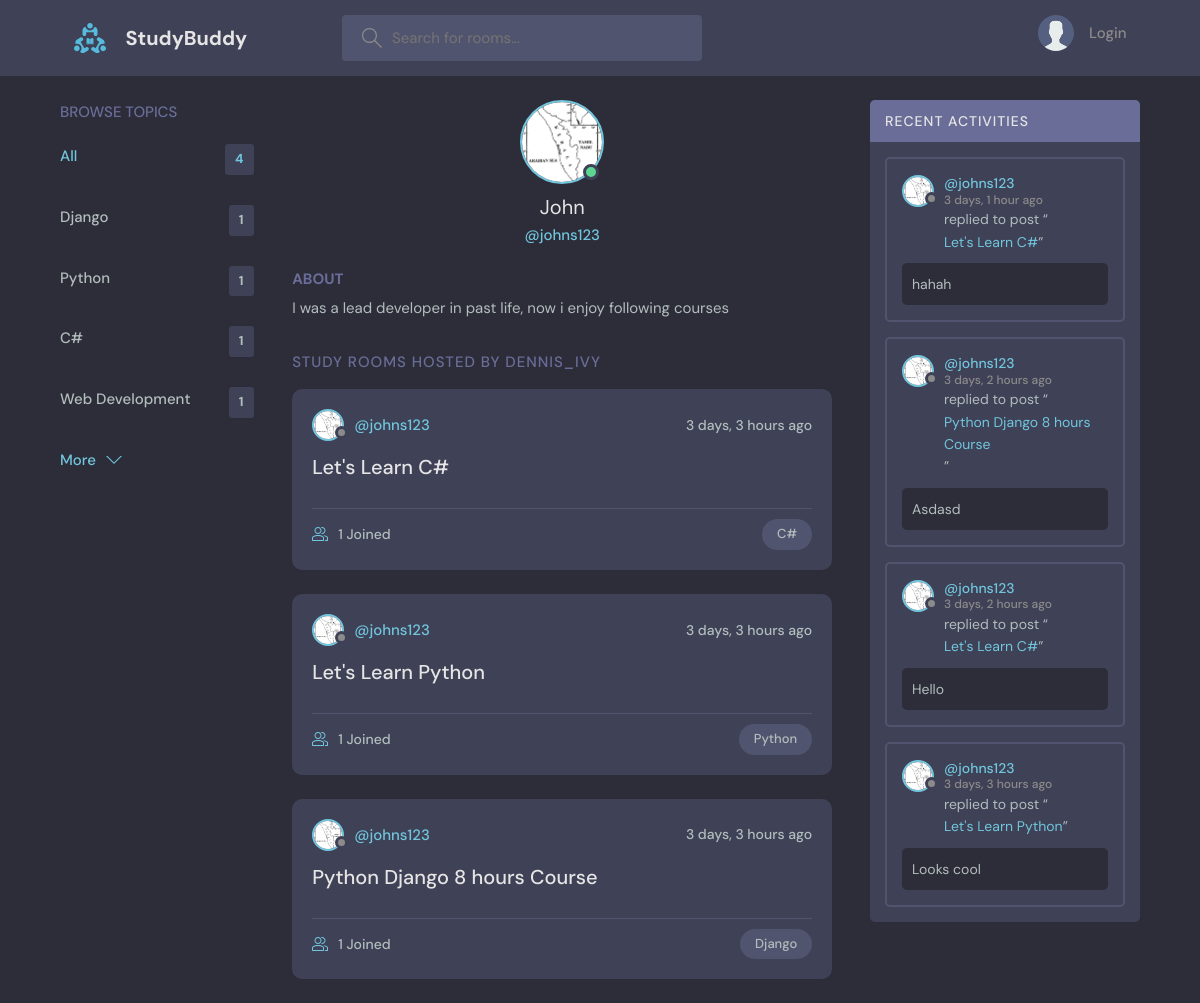
Page /profile/1/ on the committed database.
### base/models.py (models this page shows, shortened)
class Topic(models.Model):
    name = models.CharField(max_length=200)

class User(AbstractUser):
    name = models.CharField(max_length=200, null=True)
    email = models.EmailField(unique=True, null=True)
    bio = models.TextField(null=True)
    avatar = models.ImageField(null=True, default="avatar.svg")
    USERNAME_FIELD = 'email'
    REQUIRED_FIELDS = []

class Room(models.Model):
    host = models.ForeignKey(User, on_delete=models.SET_NULL, null=True)
    topic = models.ForeignKey(Topic, on_delete=models.SET_NULL, null=True)
    name = models.CharField(max_length=200)
    description = models.TextField(null=True, blank=True)
    participants = models.ManyToManyField(
        User, related_name='participants', blank=True)
    updated = models.DateTimeField(auto_now=True)
    created = models.DateTimeField(auto_now_add=True)
    class Meta:
        ordering = ['-updated', '-created']
    def __str__(self):
        return self.name

class Message(models.Model):
    user = models.ForeignKey(User, on_delete=models.CASCADE)
    room = models.ForeignKey(Room, on_delete=models.CASCADE)
    body = models.TextField()
    updated = models.DateTimeField(auto_now=True)
    created = models.DateTimeField(auto_now_add=True)
    class Meta:
        ordering = ['-updated', '-created']

### base/views.py (the view)
# urls.py: path('profile/<str:pk>/', views.userProfile, name="user-profile"),
def userProfile(request, pk):
    user = User.objects.get(id=pk)
    rooms = user.room_set.all()
    room_messages = user.message_set.all()
    topics = Topic.objects.all()
    context = {'user': user, 'rooms': rooms,
               'room_messages': room_messages, 'topics': topics}
    return render(request, 'base/profile.html', context)

### base/templates/base/profile.html (shortened to what this page needs)
{% extends 'main.html' %}
{% block content %}
<main class="profile-page layout layout--3">
  <div class="container">
    {% include 'base/topics_component.html' %}
    <div class="roomList">
      <div class="profile">
        <div class="profile__avatar">
          <div class="avatar avatar--large active">
            <img src="{{user.avatar.url}}" />
          </div>
        </div>
        <div class="profile__info">
          <h3>{{user.name}}</h3>
          <p>@{{user.username}}</p>
        </div>
        <div class="profile__about">
          <h3>About</h3>
          <p>
            {{user.bio}}
          </p>
        </div>
      </div>
      <div class="roomList__header">
        <div>
          <h2>Study Rooms Hosted by dennis_ivy</a>
          </h2>
        </div>
      </div>
      {% include 'base/feed_component.html' %}
    </div>
    {% include 'base/activity_component.html' %}
  </div>
</main>
{% endblock content %}

### templates/main.html (shortened to what this page needs)
<!DOCTYPE html>
{% load static %}
<html lang="en">
  <head>
    <link rel="stylesheet" href="{% static 'styles/style.css' %}" />
  </head>
  <body>
    {% include 'navbar.html' %}
    {% block content%}
    {% endblock %}
  </body>
</html>

### templates/navbar.html (shortened to what this page needs)
{% load static %}
<header class="header header--loggedIn">
    <div class="container">
      <a href="{% url 'home' %}" class="header__logo">
        <img src="{% static 'images/logo.svg' %}" />
        <h1>StudyBuddy</h1>
      </a>
      <form class="header__search" method="GET" action= "{% url 'home' %}"">
        <label>
          <input name ="q" placeholder="Search for rooms..." />
        </label>
      </form>
      <nav class="header__menu">
        {% if request.user.is_authenticated %}
        <div class="header__user">
          <a href="{% url 'update-user' %}">
            <div class="avatar avatar--medium active">
              <img src="{{request.user.avatar.url}}" />
            </div>
            <p>{{request.user.username}}<span>@{{request.user.username}}</span></p>
          </a>
          <button class="dropdown-button">
            <svg version="1.1" xmlns="http://www.w3.org/2000/svg" width="32" height="32" viewBox="0 0 32 32">
              <title>chevron-down</title>
              <path d="M16 21l-13-13h-3l16 16 16-16h-3l-13 13z"></path>
            </svg>
          </button>
        </div>
        {% else %}
       <a href="{% url 'login' %}">
          <img src="{% static 'images/avatar.svg' %}" />
          <p>Login</p>
        </a>
        {% endif %}
      </nav>
    </div>
  </header>

### base/templates/base/topics_component.html
<div class="topics">
    <div class="topics__header">
        <h2>Browse Topics</h2>
    </div>
    <ul class="topics__list">
        <li>
            <a href="{% url 'home' %}" class="active">All <span>{{topics.count}}</span></a>
        </li>
        {% for topic in topics %}
        <li>
            <a href="{% url 'home' %}?q={{topic.name}}">{{topic.name}}<span>{{topic.room_set.all.count}}</span></a>
        </li>
        {% endfor %}
    </ul>
    <a class="btn btn--link" href="{% url 'topics' %}">
        More
        <svg version="1.1" xmlns="http://www.w3.org/2000/svg" width="32" height="32" viewBox="0 0 32 32">
            <title>chevron-down</title>
            <path d="M16 21l-13-13h-3l16 16 16-16h-3l-13 13z"></path>
        </svg>
    </a>
</div>

### base/templates/base/feed_component.html (shortened to what this page needs)
{% for room in rooms %}
<div class="roomListRoom">
    <div class="roomListRoom__header">
        <a href="{% url 'user-profile' room.host.id %}" class="roomListRoom__author">
            <div class="avatar avatar--small">
                <img src="{{room.host.avatar.url}}" />
            </div>
            <span>@{{room.host.username}}</span>
        </a>
        <div class="roomListRoom__actions">
            <span>{{room.created|timesince}} ago</span>
        </div>
    </div>
    <div class="roomListRoom__content">
        <a href="{% url 'room' room.id %}">{{room.name}}</a>
    </div>
    <div class="roomListRoom__meta">
        <a href="{% url 'room' room.id %}" class="roomListRoom__joined">
            {{room.participants.all.count}} Joined
        </a>
        <p class="roomListRoom__topic">{{room.topic.name}}</p>
    </div>
</div>
{% endfor %}

### base/templates/base/activity_component.html (shortened to what this page needs)
<div class="activities">
    <div class="activities__header">
        <h2>Recent Activities</h2>
    </div>
    {% for message in room_messages %}
    <div class="activities__box">
        <div class="activities__boxHeader roomListRoom__header">
            <a href="{% url 'user-profile' message.user.id %}" class="roomListRoom__author">
                <div class="avatar avatar--small">
                    <img src="{{message.user.avatar.url}}" />
                </div>
                <p>
                    @{{message.user.username}}
                    <span>{{message.created|timesince}} ago</span>
                </p>
            </a>
        </div>
        <div class="activities__boxContent">
            <p>replied to post “<a href="{% url 'room' message.room.id %}">{{message.room}}</a>”</p>
            <div class="activities__boxRoomContent">{{message.body}}</div>
        </div>
    </div>
    {% endfor %}
</div>

### rows in the picture
Topic: name "Django", room_set.all.count "1"
Topic: name "Python", room_set.all.count "1"
Topic: name "C#", room_set.all.count "1"
Topic: name "Web Development", room_set.all.count "1"
User: avatar (picture), name "John", username "johns123", bio "I was a lead developer in past life, now i enjoy following courses"
Room: host.avatar (picture), host.username "johns123", created "3 days, 3 hours", name "Let's Learn C#", participants.all.count "1", topic.name "C#"
Room: host.avatar (picture), host.username "johns123", created "3 days, 3 hours", name "Let's Learn Python", participants.all.count "1", topic.name "Python"
Room: host.avatar (picture), host.username "johns123", created "3 days, 3 hours", name "Python Django 8 hours Course", participants.all.count "1", topic.name "Django"
Message: user.avatar (picture), user.username "johns123", created "3 days, 1 hour", room "Let's Learn C#", body "hahah"
Message: user.avatar (picture), user.username "johns123", created "3 days, 2 hours", room "Python Django 8 hours Course", body "Asdasd"
Message: user.avatar (picture), user.username "johns123", created "3 days, 2 hours", room "Let's Learn C#", body "Hello"
Message: user.avatar (picture), user.username "johns123", created "3 days, 3 hours", room "Let's Learn Python", body "Looks cool"

### other values in the picture
{{ topics.count }} "4"
